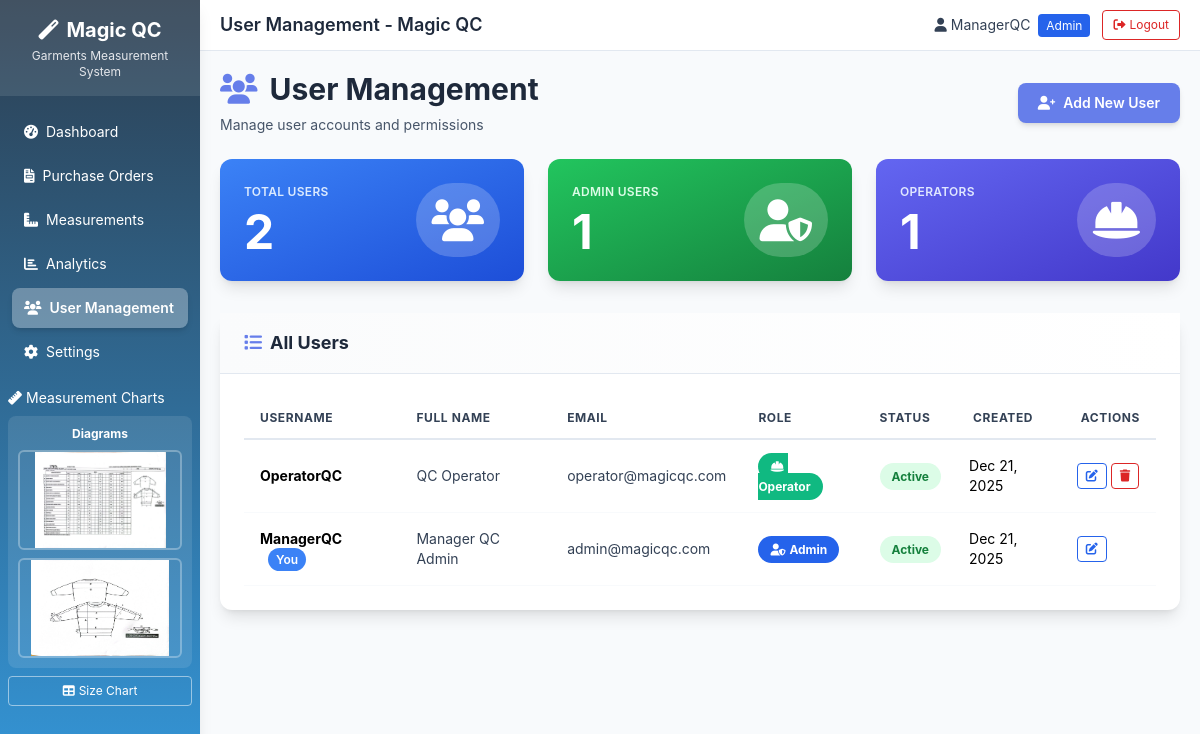
The page /accounts/admin/users/ (signed in) on the database its author committed.
### accounts/models.py (models this page shows, shortened)
class CustomUser(AbstractUser):
    ROLE_CHOICES = [
        ('admin', 'Admin (ManagerQC)'),
        ('operator', 'Operator (OperatorQC)'),
    ]
    role = models.CharField(max_length=20, choices=ROLE_CHOICES, default='operator')
    full_name = models.CharField(max_length=100, blank=True)
    numeric_password = models.CharField(max_length=4, blank=True, null=True, help_text='4-digit numeric PIN for login')
    created_at = models.DateTimeField(auto_now_add=True)
    updated_at = models.DateTimeField(auto_now=True)
    is_active = models.BooleanField(default=True)
    class Meta:
        verbose_name = 'User'
        verbose_name_plural = 'Users'

### accounts/views.py (the view)
# urls.py: path('admin/users/', views.user_management_view, name='user_management'),
@login_required
@user_passes_test(is_admin, login_url='admin_login')
def user_management_view(request):
    users = CustomUser.objects.all().order_by('-created_at')
    context = {
        'users': users,
        'total_users': users.count(),
        'admin_count': users.filter(role='admin').count(),
        'operator_count': users.filter(role='operator').count(),
    }
    return render(request, 'accounts/user_management.html', context)

### accounts/views.py (called while the page is built)
def is_admin(user):
    return user.is_authenticated and user.role == 'admin'

### accounts/templates/accounts/user_management.html (shortened to what this page needs)
{% extends 'base.html' %}
{% block page_title %}User Management - Magic QC{% endblock %}
{% block content %}
<div class="flex justify-between items-center mb-6">
    <div>
        <h1 class="text-3xl font-bold text-industrial-gray-800">
            <i class="fas fa-users mr-3 text-industrial-blue-primary"></i>User Management
        </h1>
        <p class="text-industrial-gray-600 mt-2">Manage user accounts and permissions</p>
    </div>
    <a href="{% url 'user_create' %}" class="px-5 py-2.5 bg-industrial-blue-primary text-white rounded-lg font-semibold hover:bg-industrial-blue-dark transition-all shadow-md hover:shadow-lg">
        <i class="fas fa-user-plus mr-2"></i>Add New User
    </a>
</div>
<div class="grid grid-cols-1 md:grid-cols-3 gap-6 mb-8">
    <div class="bg-gradient-to-br from-blue-500 to-blue-700 rounded-xl p-6 text-white shadow-lg hover:shadow-xl transition-all">
        <div class="flex justify-between items-center">
            <div>
                <div class="text-blue-100 text-xs font-semibold uppercase tracking-wide mb-2">Total Users</div>
                <h3 class="text-5xl font-bold">{{ total_users }}</h3>
            </div>
            <div class="bg-white bg-opacity-20 rounded-full p-4">
                <i class="fas fa-users fa-3x"></i>
            </div>
        </div>
    </div>
    <div class="bg-gradient-to-br from-green-500 to-green-700 rounded-xl p-6 text-white shadow-lg hover:shadow-xl transition-all">
        <div class="flex justify-between items-center">
            <div>
                <div class="text-green-100 text-xs font-semibold uppercase tracking-wide mb-2">Admin Users</div>
                <h3 class="text-5xl font-bold">{{ admin_count }}</h3>
            </div>
            <div class="bg-white bg-opacity-20 rounded-full p-4">
                <i class="fas fa-user-shield fa-3x"></i>
            </div>
        </div>
    </div>
    <div class="bg-gradient-to-br from-indigo-500 to-indigo-700 rounded-xl p-6 text-white shadow-lg hover:shadow-xl transition-all">
        <div class="flex justify-between items-center">
            <div>
                <div class="text-indigo-100 text-xs font-semibold uppercase tracking-wide mb-2">Operators</div>
                <h3 class="text-5xl font-bold">{{ operator_count }}</h3>
            </div>
            <div class="bg-white bg-opacity-20 rounded-full p-4">
                <i class="fas fa-hard-hat fa-3x"></i>
            </div>
        </div>
    </div>
</div>
<div class="bg-white rounded-xl shadow-lg">
    <div class="px-6 py-4 border-b border-industrial-gray-200 bg-gradient-to-r from-industrial-gray-50 to-white">
        <h5 class="text-lg font-bold text-industrial-gray-800">
            <i class="fas fa-list mr-2 text-industrial-blue-primary"></i>All Users
        </h5>
    </div>
    <div class="p-6">
        <div class="overflow-x-auto">
            <table class="min-w-full">
                <thead>
                    <tr class="border-b-2 border-industrial-gray-200">
                        <th class="px-4 py-3 text-left text-xs font-bold text-industrial-gray-700 uppercase tracking-wider">Username</th>
                        <th class="px-4 py-3 text-left text-xs font-bold text-industrial-gray-700 uppercase tracking-wider">Full Name</th>
                        <th class="px-4 py-3 text-left text-xs font-bold text-industrial-gray-700 uppercase tracking-wider">Email</th>
                        <th class="px-4 py-3 text-left text-xs font-bold text-industrial-gray-700 uppercase tracking-wider">Role</th>
                        <th class="px-4 py-3 text-left text-xs font-bold text-industrial-gray-700 uppercase tracking-wider">Status</th>
                        <th class="px-4 py-3 text-left text-xs font-bold text-industrial-gray-700 uppercase tracking-wider">Created</th>
                        <th class="px-4 py-3 text-left text-xs font-bold text-industrial-gray-700 uppercase tracking-wider">Actions</th>
                    </tr>
                </thead>
                <tbody>
                    {% for user in users %}
                    <tr class="border-b border-industrial-gray-100 hover:bg-blue-50 transition-all">
                        <td class="px-4 py-4 text-sm">
                            <strong class="text-industrial-gray-900">{{ user.username }}</strong>
                            {% if user.id == request.user.id %}
                                <span class="ml-2 px-2 py-1 text-xs font-semibold bg-blue-500 text-white rounded-full">You</span>
                            {% endif %}
                        </td>
                        <td class="px-4 py-4 text-sm text-industrial-gray-700">{{ user.full_name|default:"-" }}</td>
                        <td class="px-4 py-4 text-sm text-industrial-gray-700">{{ user.email|default:"-" }}</td>
                        <td class="px-4 py-4 text-sm">
                            {% if user.role == 'admin' %}
                                <span class="px-3 py-1.5 text-xs font-bold bg-blue-600 text-white rounded-full">
                                    <i class="fas fa-user-shield mr-1"></i>Admin
                                </span>
                            {% else %}
                                <span class="px-3 py-1.5 text-xs font-bold bg-industrial-green text-white rounded-full">
                                    <i class="fas fa-hard-hat mr-1"></i>Operator
                                </span>
                            {% endif %}
                        </td>
                        <td class="px-4 py-4 text-sm">
                            {% if user.is_active %}
                                <span class="px-3 py-1.5 text-xs font-bold bg-green-100 text-green-700 rounded-full">Active</span>
                            {% else %}
                                <span class="px-2 py-1 text-xs bg-industrial-gray-500 text-white rounded">Inactive</span>
                            {% endif %}
                        </td>
                        <td class="px-3 py-2.5 text-sm">{{ user.created_at|date:"M d, Y" }}</td>
                        <td class="px-3 py-2.5 text-sm">
                            <div class="flex gap-1">
                                <a href="{% url 'user_edit' user.id %}" class="px-2 py-1 text-xs text-blue-600 border border-blue-600 rounded hover:bg-blue-600 hover:text-white transition-all" title="Edit">
                                    <i class="fas fa-edit"></i>
                                </a>
                                {% if user.id != request.user.id %}
                                <button type="button" class="px-2 py-1 text-xs text-red-600 border border-red-600 rounded hover:bg-red-600 hover:text-white transition-all"
                                        onclick="confirmDelete({{ user.id }}, '{{ user.username }}')"
                                        title="Delete">
                                    <i class="fas fa-trash"></i>
                                </button>
                                {% endif %}
                            </div>
                        </td>
                    </tr>
                    {% endfor %}
                </tbody>
            </table>
        </div>
    </div>
</div>
{% endblock %}

### templates/base.html (shortened to what this page needs)
<!DOCTYPE html>
<html lang="en">
<head>
    {% load static %}
    <link href="{% static 'css/output.css' %}" rel="stylesheet">
    <link href="https://cdnjs.cloudflare.com/ajax/libs/font-awesome/6.0.0/css/all.min.css" rel="stylesheet">
</head>
<body class="font-inter text-sm bg-industrial-gray-100">
    <div class="flex h-screen overflow-hidden">
        <aside class="w-1/6 sidebar-gradient text-white fixed left-0 top-0 h-screen overflow-y-auto overflow-x-hidden custom-scrollbar shadow-industrial-lg">
            <div class="bg-white bg-opacity-10 py-4 px-2.5 text-center mb-4">
                <h3 class="text-xl font-bold flex items-center justify-center gap-2 mb-1">
                    <i class="fas fa-magic"></i>Magic QC
                </h3>
                <p class="text-xs mb-0 text-gray-200">Garments Measurement System</p>
            </div>
            <nav class="px-3 flex flex-col">
                <a href="{% url 'dashboard' %}" class="nav-item {% if request.path == '/' %}active{% endif %}">
                    <i class="fas fa-tachometer-alt mr-2"></i>Dashboard
                </a>
                <a href="{% url 'create_po' %}" class="nav-item {% if 'create-po' in request.path or 'add-product' in request.path %}active{% endif %}">
                    <i class="fas fa-file-invoice mr-2"></i>Purchase Orders
                </a>
                <a href="{% url 'measurement_dashboard' %}" class="nav-item {% if 'measurements' in request.path %}active{% endif %}">
                    <i class="fas fa-ruler-combined mr-2"></i>Measurements
                </a>
                <a href="{% url 'analytics_dashboard' %}" class="nav-item {% if 'analytics' in request.path %}active{% endif %}">
                    <i class="fas fa-chart-bar mr-2"></i>Analytics
                </a>
                {% if user.is_authenticated and user.role == 'admin' %}
                <a href="{% url 'user_management' %}" class="nav-item {% if 'users' in request.path %}active{% endif %}">
                    <i class="fas fa-users mr-2"></i>User Management
                </a>
                {% endif %}
                <a href="#" onclick="openSettingsModal()" class="nav-item">
                    <i class="fas fa-cog mr-2"></i>Settings
                </a>
            </nav>
            <div class="px-2 mt-3">
                <h6 class="text-white text-sm mb-2">
                    <i class="fas fa-ruler mr-1"></i>Measurement Charts
                </h6>
                <div class="bg-white bg-opacity-10 rounded-lg p-2.5 mb-2">
                    <strong class="block text-center mb-2 text-xs">Diagrams</strong>
                    <div class="text-center">
                        <img src="{% static 'images/sweatshirt_measurement1.jpg' %}"
                             alt="Sweatshirt Measurement Diagram 1"
                             class="max-h-[100px] w-full object-contain cursor-pointer border-2 border-white border-opacity-30 rounded-md mb-2 transition-all duration-300 hover:border-industrial-blue-light hover:scale-105"
                             onclick="openImageModal('imageModal1')">
                        <img src="{% static 'images/sweatshirt_measurement2.jpg' %}"
                             alt="Sweatshirt Measurement Diagram 2"
                             class="max-h-[100px] w-full object-contain cursor-pointer border-2 border-white border-opacity-30 rounded-md transition-all duration-300 hover:border-industrial-blue-light hover:scale-105"
                             onclick="openImageModal('imageModal2')">
                    </div>
                </div>
                <button type="button" onclick="openSizeChartModal()" class="w-full px-2.5 py-1.5 text-xs text-white border border-white border-opacity-50 rounded hover:bg-white hover:bg-opacity-20 transition-all mb-2">
                    <i class="fas fa-table mr-1"></i>Size Chart
                </button>
            </div>
        </aside>
        <main class="flex-1 ml-[16.666667%] flex flex-col overflow-hidden">
            <nav class="bg-white border-b border-industrial-gray-200 py-2.5 px-5 flex-shrink-0">
                <div class="flex justify-between items-center">
                    <span class="text-lg font-semibold text-industrial-gray-800">
                        {% block page_title %}Dashboard{% endblock %}
                    </span>
                    <div class="flex items-center gap-3">
                        {% if user.is_authenticated %}
                        <span class="text-sm text-industrial-gray-700">
                            <i class="fas fa-user mr-1"></i>{{ user.username }}
                            {% if user.role == 'admin' %}
                                <span class="ml-1 px-2 py-1 text-xs bg-blue-600 text-white rounded">Admin</span>
                            {% endif %}
                        </span>
                        <form method="post" action="{% url 'logout' %}" class="inline">
                            <button type="submit" class="px-2.5 py-1.5 text-xs text-red-600 border border-red-600 rounded hover:bg-red-600 hover:text-white transition-all">
                                <i class="fas fa-sign-out-alt mr-1"></i>Logout
                            </button>
                        </form>
                        {% else %}
                        <span class="text-sm text-industrial-gray-700">
                            <i class="fas fa-user mr-1"></i>Guest
                        </span>
                        {% endif %}
                    </div>
                </div>
            </nav>
            <div class="flex-1 overflow-y-auto p-5">
                {% block content %}
                {% endblock %}
            </div>
        </main>
    </div>
</body>
</html>

### rows shown on the page
CustomUser: username "ManagerQC", shows "You", full_name "Manager QC Admin", email "admin@magicqc.com", role "admin" (drawn), is_active "Active", created_at "Dec 21, 2025"
CustomUser: username "OperatorQC", full_name "QC Operator", email "operator@magicqc.com", role "operator" (drawn), is_active "Active", created_at "Dec 21, 2025"

### other values the page prints
{{ total_users }} "2"
{{ admin_count }} "1"
{{ operator_count }} "1"
